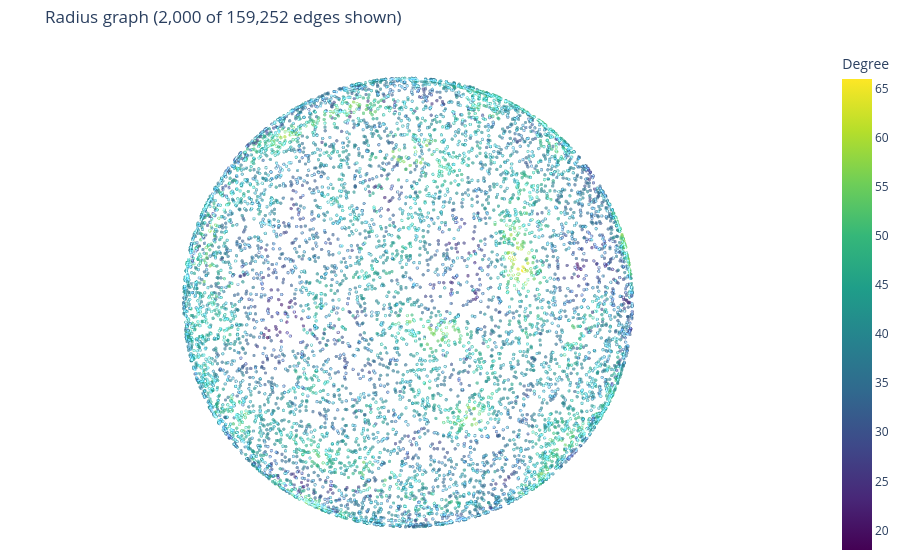

The code cell stored with this chart in its notebook:
### Markdown cell above
## 2. Build and visualize a proximity graph

Connect points whose **ambient Euclidean distance** is at most $r$. We set $r$ to the median distance to the 40th other point. This is a radius graph, not a graph where every vertex has exactly 40 neighbors. Self-loops are included in the normalization but not drawn.

The plot colors vertices by degree and draws a fixed random subset of edges for readability. The computation uses the entire graph. If the graph is disconnected, increase `GRAPH_K`; sparse regions in a concentrated vMF cloud may need more observations.

### Code cell
GRAPH_K = 40
W, radius = proximity_graph(X, k=GRAPH_K)
degree = np.asarray(W.sum(axis=1)).ravel() - 1
n_components = connected_components(W, directed=False, return_labels=False)
print(f"Radius = {radius:.4f}; components = {n_components}; mean degree = {degree.mean():.1f}")

# NaN-separated segments let the same plotting helper display graph edges.
row, col = sparse.triu(W, k=1).nonzero()
chosen = np.random.default_rng(1).choice(len(row), min(2000, len(row)), replace=False)
segments = np.full((3 * len(chosen), 3), np.nan)
segments[0::3], segments[1::3] = X[row[chosen]], X[col[chosen]]
fig = plot_diffusion_3D(
    X, point_values=degree, trajectories=segments,
    trajectory_style=dict(color="rgba(60,90,140,0.20)", width=1),
    marker_style=dict(size=2, colorscale="Viridis", colorbar=dict(title="Degree")),
    show_scene=False, show_legend=False,
)
fig.update_layout(title=f"Radius graph ({len(chosen):,} of {len(row):,} edges shown)",
                  margin=dict(t=45))
fig.show()

### Figure 1 — Plotly figure (JSON) as saved in the notebook; plotly's stock layout.template omitted (floating-point values rounded to 4 significant figures; data arrays with more than 128 entries replaced by an {"elided": "..."} marker saying what was removed)
{"data": [{"marker": {"cmax": 66, "cmin": 18, "color": {"elided": "8000 float values"}, "colorbar": {"title": {"text": "Degree"}}, "colorscale": [[0, "#440154"], [0.1111, "#482878"], [0.2222, "#3e4989"], [0.3333, "#31688e"], [0.4444, "#26828e"], [0.5556, "#1f9e89"], [0.6667, "#35b779"], [0.7778, "#6ece58"], [0.8889, "#b5de2b"], [1, "#fde725"]], "size": 2}, "mode": "markers", "name": "points", "opacity": 0.6, "type": "scatter3d", "x": {"elided": "8000 float values"}, "y": {"elided": "8000 float values"}, "z": {"elided": "8000 float values"}}, {"line": {"color": "rgba(60,90,140,0.20)", "width": 1}, "marker": {"color": "rgba(60,90,140,0.20)", "size": 1}, "mode": "lines+markers", "name": "trajectory_0", "type": "scatter3d", "x": {"elided": "6000 float values"}, "y": {"elided": "6000 float values"}, "z": {"elided": "6000 float values"}}], "layout": {"margin": {"b": 0, "l": 0, "r": 0, "t": 45}, "scene": {"aspectmode": "data", "camera": {"eye": {"x": 0.8, "y": 0.8, "z": 0.8}}, "xaxis": {"visible": false}, "yaxis": {"visible": false}, "zaxis": {"visible": false}}, "showlegend": false, "title": {"text": "Radius graph (2,000 of 159,252 edges shown)"}}}
